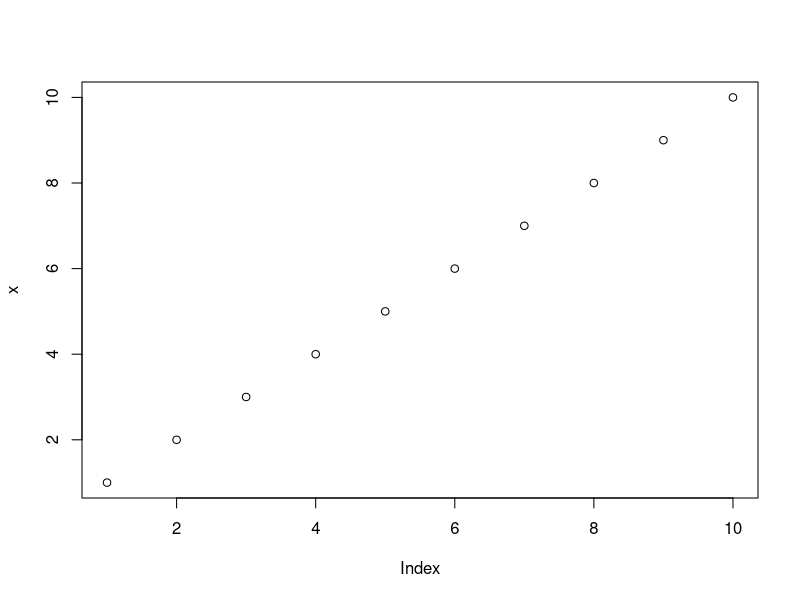
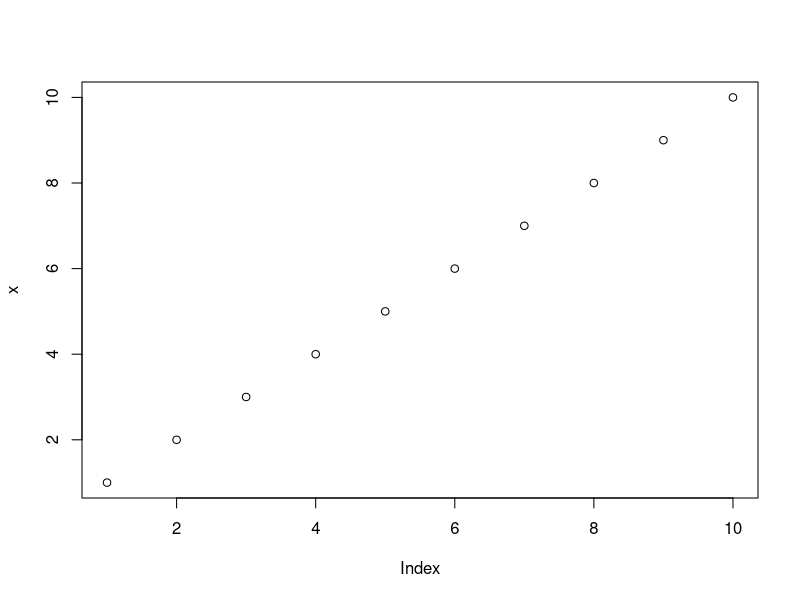
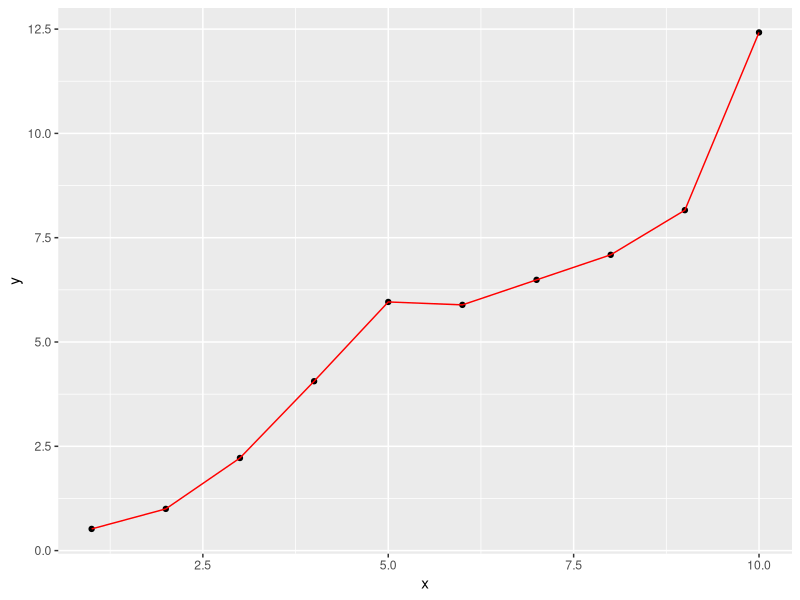
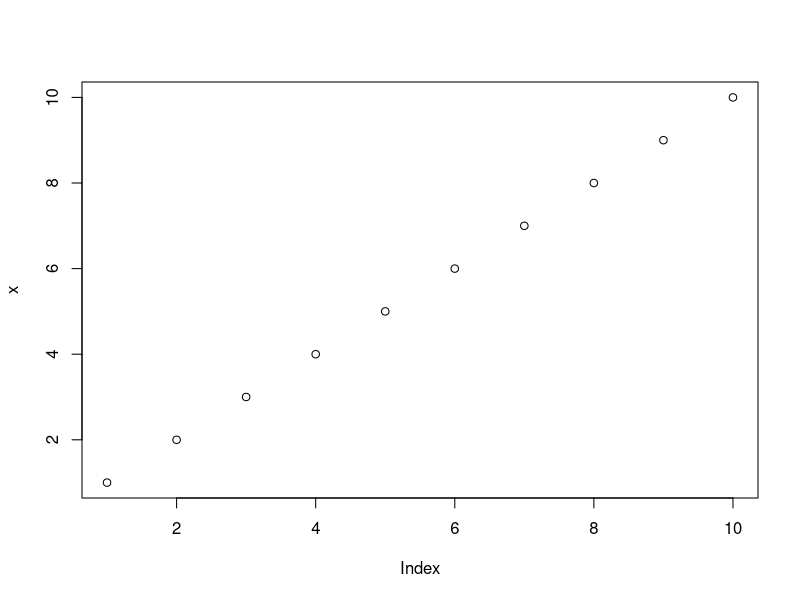
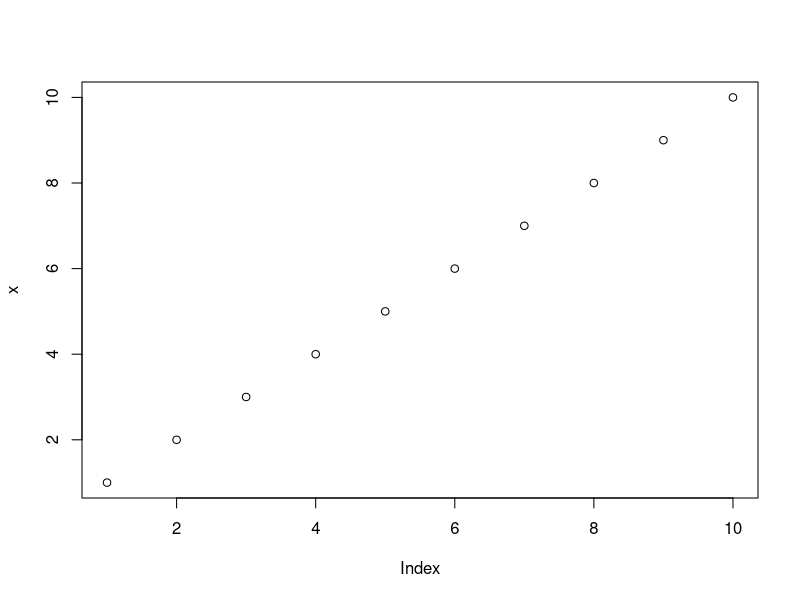

These figures' R source, in order:
## ---- chunk 1
set.seed(1234)
library(ggplot2)
## ---- chunk 2
    
## ---- chunk 3
    x <- 1:10
    y <- round(rnorm(10, x, 1), 2)
    df <- data.frame(x, y)
    df
## ---- chunk 4
x <- 1:10
y <- round(rnorm(10, x, 1), 2)
df <- data.frame(x, y)
df
## ---- chunk 5
plot(x)
## ---- chunk 6
plot(x)
## ---- chunk 7
qplot(x, y, data=df, geom="point") + geom_line(colour="red")
## ---- chunk 8
    cat("Here are some dot points\n\n")
    cat(paste("* The value of y[", 1:3, "] is ", y[1:3], sep="", collapse="\n"))
## ---- chunk 9
cat("Here are some dot points\n\n")
cat(paste("* The value of y[", 1:3, "] is ", y[1:3], sep="", collapse="\n"))
## ---- chunk 10
    cat("x | y", "--- | ---", sep="\n")
    cat(apply(df, 1, function(X) paste(X, collapse=" | ")), sep = "\n")
## ---- chunk 11
cat("x | y", "--- | ---", sep="\n")
cat(apply(df, 1, function(X) paste(X, collapse=" | ")), sep = "\n")
## ---- chunk 12
    head(df)
## ---- chunk 13
head(df)
## ---- chunk 14
library(MASS)
MASS::fbeta
# testing a comment
print(paste("This is a test", "of string coloring", sep=" "))
a <- c(1,2,3)
b <- "red"
## ---- chunk 15
plot(x)
## ---- chunk 16
plot(x)
## ---- chunk 17
    x <- 1:10
    x
